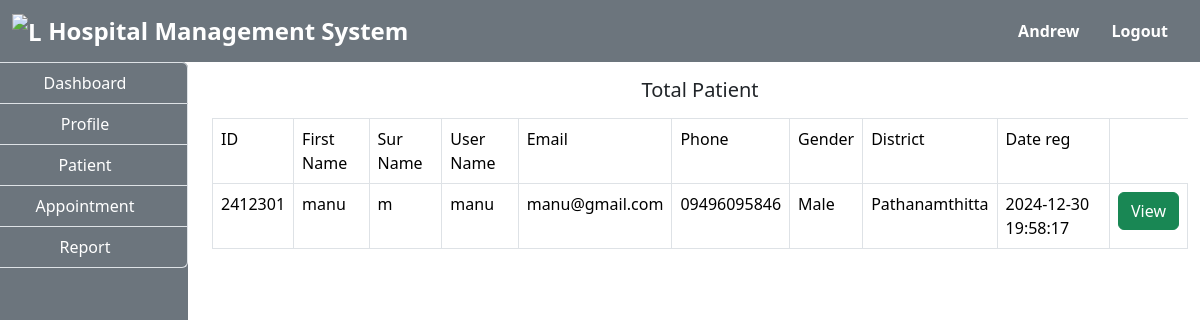
The page /doctor/patient.php (signed in) on the database its author committed.
### tables this page shows
CREATE TABLE `patient` (
  `id` int(100) NOT NULL,
  `firstname` varchar(100) NOT NULL,
  `surname` varchar(100) NOT NULL,
  `username` varchar(100) NOT NULL,
  `email` varchar(100) NOT NULL,
  `phone` varchar(100) NOT NULL,
  `gender` varchar(100) NOT NULL,
  `district` varchar(100) NOT NULL,
  `password` varchar(100) NOT NULL,
  `date_reg` varchar(100) NOT NULL,
  `profile` varchar(100) NOT NULL
);

### doctor/patient.php (the view, shortened to what this page needs)
<!DOCTYPE html>
<html lang="en">
<head>
</head>
<body>
    <?php
        include("../include/header.php");
        include("../include/connection.php");
    ?>
    <div class="container-fluid">
        <div class="col-md-12">
            <div class="row">
                <div class="col-md-2">
                    <?php
                        include("sidenav.php");
                    ?>
                </div>
                <div class="col-md-10">
                    <h5 class="text-center my-3">Total Patient</h5>
                    <?php
                    $query = "SELECT * FROM patient";
                    $res = mysqli_query($connect,$query);
                    $output = "";
                    $output .= "
                        <table class='table table-bordered'>
                        <tr>
                            <td>ID</td>
                            <td>First Name</td>
                            <td>Sur Name</td>
                            <td>User Name</td>
                            <td>Email</td>
                            <td>Phone</td>
                            <td>Gender</td>
                            <td>District</td>
                            <td>Date reg</td>
                    ";
                    while ($row = mysqli_fetch_array($res)) {
                        $output .= "
                        <tr>
                        <td>".$row['id']."</td>
                        <td>".$row['firstname']."</td>
                        <td>".$row['surname']."</td>
                        <td>".$row['username']."</td>
                        <td>".$row['email']."</td>
                        <td>".$row['phone']."</td>
                        <td>".$row['gender']."</td>
                        <td>".$row['district']."</td>
                        <td>".$row['date_reg']."</td>
                        <td><a href='view.php?id=".$row['id']."'><button class='btn btn-success'>View</button></a>
                        ";
                    }
                    $output .= "
                        </tr>
                        </table>
                    ";
                    echo $output;
                    ?>
                </div>
            </div>
        </div>
    </div>
</body>
</html>

### rows shown on the page
patient: id "2412301", firstname "manu", surname "m", username "manu", email "manu@gmail.com", phone "09496095846", gender "Male", district "Pathanamthitta", date_reg "2024-12-30 19:58:17"

### other values the page prints
$user "Andrew"
